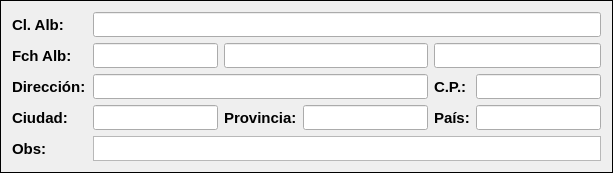
            <widget class="QFrame" name="frame_2">
             <property name="styleSheet">
              <string notr="true">.QFrame {
	border: 1px solid black;
}</string>
             </property>
             <property name="frameShape">
              <enum>QFrame::StyledPanel</enum>
             </property>
             <property name="frameShadow">
              <enum>QFrame::Raised</enum>
             </property>
             <layout class="QGridLayout" name="gridLayout_3">
              <item row="0" column="0">
               <widget class="QLabel" name="label_ClAlb">
                <property name="minimumSize">
                 <size>
                  <width>75</width>
                  <height>25</height>
                 </size>
                </property>
                <property name="maximumSize">
                 <size>
                  <width>75</width>
                  <height>25</height>
                 </size>
                </property>
                <property name="font">
                 <font>
                  <pointsize>11</pointsize>
                  <bold>true</bold>
                 </font>
                </property>
                <property name="text">
                 <string>Cl. Alb:</string>
                </property>
                <property name="alignment">
                 <set>Qt::AlignLeading|Qt::AlignLeft|Qt::AlignVCenter</set>
                </property>
               </widget>
              </item>
              <item row="0" column="1" colspan="5">
               <widget class="QLineEdit" name="ClAlb_Invoice">
                <property name="minimumSize">
                 <size>
                  <width>0</width>
                  <height>25</height>
                 </size>
                </property>
                <property name="maximumSize">
                 <size>
                  <width>16777215</width>
                  <height>25</height>
                 </size>
                </property>
                <property name="font">
                 <font>
                  <pointsize>10</pointsize>
                  <bold>false</bold>
                 </font>
                </property>
               </widget>
              </item>
              <item row="2" column="0">
               <widget class="QLabel" name="label_DateAlb">
                <property name="minimumSize">
                 <size>
                  <width>75</width>
                  <height>25</height>
                 </size>
                </property>
                <property name="maximumSize">
                 <size>
                  <width>75</width>
                  <height>25</height>
                 </size>
                </property>
                <property name="font">
                 <font>
                  <pointsize>11</pointsize>
                  <bold>true</bold>
                 </font>
                </property>
                <property name="text">
                 <string>Fch Alb:</string>
                </property>
                <property name="alignment">
                 <set>Qt::AlignLeading|Qt::AlignLeft|Qt::AlignVCenter</set>
                </property>
               </widget>
              </item>
              <item row="4" column="0">
               <widget class="QLabel" name="label_AddressAlb">
                <property name="minimumSize">
                 <size>
                  <width>75</width>
                  <height>25</height>
                 </size>
                </property>
                <property name="maximumSize">
                 <size>
                  <width>75</width>
                  <height>25</height>
                 </size>
                </property>
                <property name="font">
                 <font>
                  <pointsize>11</pointsize>
                  <bold>true</bold>
                 </font>
                </property>
                <property name="text">
                 <string>Dirección:</string>
                </property>
                <property name="alignment">
                 <set>Qt::AlignLeading|Qt::AlignLeft|Qt::AlignVCenter</set>
                </property>
               </widget>
              </item>
              <item row="5" column="0">
               <widget class="QLabel" name="label_CityAlb">
                <property name="minimumSize">
                 <size>
                  <width>75</width>
                  <height>25</height>
                 </size>
                </property>
                <property name="maximumSize">
                 <size>
                  <width>75</width>
                  <height>25</height>
                 </size>
                </property>
                <property name="font">
                 <font>
                  <pointsize>11</pointsize>
                  <bold>true</bold>
                 </font>
                </property>
                <property name="text">
                 <string>Ciudad:</string>
                </property>
                <property name="alignment">
                 <set>Qt::AlignLeading|Qt::AlignLeft|Qt::AlignVCenter</set>
                </property>
               </widget>
              </item>
              <item row="6" column="0">
               <widget class="QLabel" name="label_ObsAlb">
                <property name="minimumSize">
                 <size>
                  <width>75</width>
                  <height>25</height>
                 </size>
                </property>
                <property name="maximumSize">
                 <size>
                  <width>75</width>
                  <height>25</height>
                 </size>
                </property>
                <property name="font">
                 <font>
                  <pointsize>11</pointsize>
                  <bold>true</bold>
                 </font>
                </property>
                <property name="text">
                 <string>Obs:</string>
                </property>
                <property name="alignment">
                 <set>Qt::AlignLeading|Qt::AlignLeft|Qt::AlignVCenter</set>
                </property>
               </widget>
              </item>
              <item row="2" column="1">
               <widget class="QLineEdit" name="DateAlb_Invoice">
                <property name="minimumSize">
                 <size>
                  <width>0</width>
                  <height>25</height>
                 </size>
                </property>
                <property name="maximumSize">
                 <size>
                  <width>16777215</width>
                  <height>25</height>
                 </size>
                </property>
                <property name="font">
                 <font>
                  <pointsize>10</pointsize>
                 </font>
                </property>
               </widget>
              </item>
              <item row="5" column="1">
               <widget class="QLineEdit" name="CityAlb_Invoice">
                <property name="minimumSize">
                 <size>
                  <width>0</width>
                  <height>25</height>
                 </size>
                </property>
                <property name="maximumSize">
                 <size>
                  <width>16777215</width>
                  <height>25</height>
                 </size>
                </property>
                <property name="font">
                 <font>
                  <pointsize>10</pointsize>
                 </font>
                </property>
               </widget>
              </item>
              <item row="5" column="2">
               <widget class="QLabel" name="label_ProvinceAlb">
                <property name="font">
                 <font>
                  <pointsize>11</pointsize>
                  <bold>true</bold>
                 </font>
                </property>
                <property name="text">
                 <string>Provincia:</string>
                </property>
               </widget>
              </item>
              <item row="5" column="3">
               <widget class="QLineEdit" name="ProvinceAlb_Invoice">
                <property name="minimumSize">
                 <size>
                  <width>0</width>
                  <height>25</height>
                 </size>
                </property>
                <property name="maximumSize">
                 <size>
                  <width>16777215</width>
                  <height>25</height>
                 </size>
                </property>
                <property name="font">
                 <font>
                  <pointsize>10</pointsize>
                 </font>
                </property>
               </widget>
              </item>
              <item row="4" column="4">
               <widget class="QLabel" name="label_ZCAlb">
                <property name="font">
                 <font>
                  <pointsize>11</pointsize>
                  <bold>true</bold>
                 </font>
                </property>
                <property name="text">
                 <string>C.P.:</string>
                </property>
               </widget>
              </item>
              <item row="4" column="5">
               <widget class="QLineEdit" name="ZCAlb_Invoice">
                <property name="minimumSize">
                 <size>
                  <width>0</width>
                  <height>25</height>
                 </size>
                </property>
                <property name="maximumSize">
                 <size>
                  <width>16777215</width>
                  <height>25</height>
                 </size>
                </property>
                <property name="font">
                 <font>
                  <pointsize>10</pointsize>
                 </font>
                </property>
               </widget>
              </item>
              <item row="5" column="4">
               <widget class="QLabel" name="label_CountryAlb">
                <property name="font">
                 <font>
                  <pointsize>11</pointsize>
                  <bold>true</bold>
                 </font>
                </property>
                <property name="text">
                 <string>País:</string>
                </property>
               </widget>
              </item>
              <item row="5" column="5">
               <widget class="QLineEdit" name="CountryAlb_Invoice">
                <property name="minimumSize">
                 <size>
                  <width>0</width>
                  <height>25</height>
                 </size>
                </property>
                <property name="maximumSize">
                 <size>
                  <width>16777215</width>
                  <height>25</height>
                 </size>
                </property>
                <property name="font">
                 <font>
                  <pointsize>10</pointsize>
                 </font>
                </property>
               </widget>
              </item>
              <item row="6" column="1" colspan="5">
               <widget class="QTextEdit" name="ObsAlb_Invoice">
                <property name="minimumSize">
                 <size>
                  <width>0</width>
                  <height>25</height>
                 </size>
                </property>
                <property name="maximumSize">
                 <size>
                  <width>16777215</width>
                  <height>25</height>
                 </size>
                </property>
                <property name="font">
                 <font>
                  <pointsize>10</pointsize>
                 </font>
                </property>
               </widget>
              </item>
              <item row="2" column="4" colspan="2">
               <widget class="QLineEdit" name="DestAlb_Invoice">
                <property name="minimumSize">
                 <size>
                  <width>0</width>
                  <height>25</height>
                 </size>
                </property>
                <property name="maximumSize">
                 <size>
                  <width>16777215</width>
                  <height>25</height>
                 </size>
                </property>
                <property name="font">
                 <font>
                  <pointsize>10</pointsize>
                 </font>
                </property>
               </widget>
              </item>
              <item row="2" column="2" colspan="2">
               <widget class="QLineEdit" name="AtteAlb_Invoice">
                <property name="minimumSize">
                 <size>
                  <width>0</width>
                  <height>25</height>
                 </size>
                </property>
                <property name="maximumSize">
                 <size>
                  <width>16777215</width>
                  <height>25</height>
                 </size>
                </property>
                <property name="font">
                 <font>
                  <pointsize>10</pointsize>
                 </font>
                </property>
               </widget>
              </item>
              <item row="4" column="1" colspan="3">
               <widget class="QLineEdit" name="AddressAlb_Invoice">
                <property name="minimumSize">
                 <size>
                  <width>0</width>
                  <height>25</height>
                 </size>
                </property>
                <property name="maximumSize">
                 <size>
                  <width>16777215</width>
                  <height>25</height>
                 </size>
                </property>
                <property name="font">
                 <font>
                  <pointsize>10</pointsize>
                 </font>
                </property>
               </widget>
              </item>
             </layout>
            </widget>
